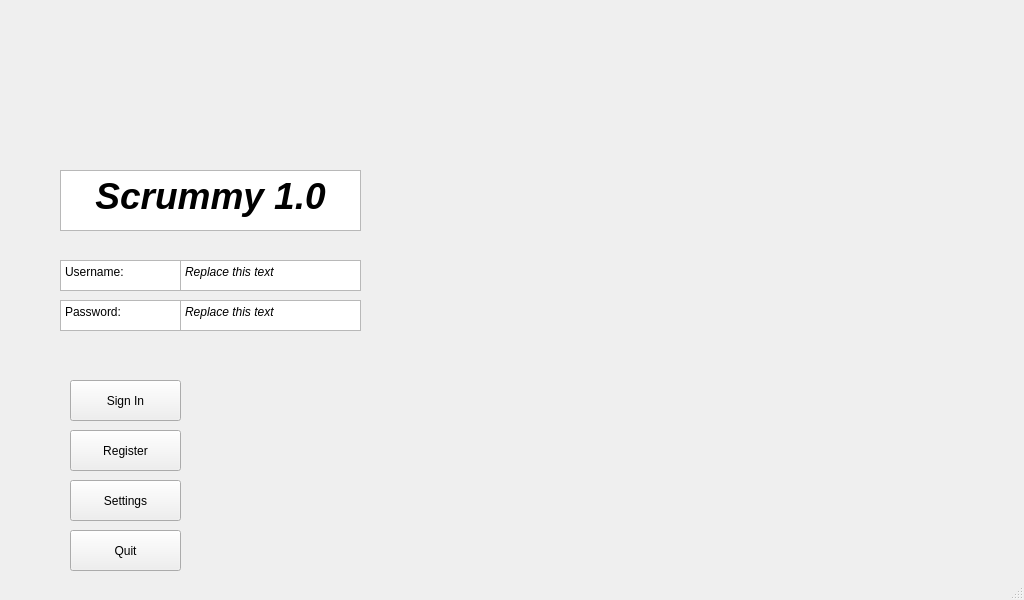
<?xml version="1.0" encoding="UTF-8"?>
<ui version="4.0">
 <class>MainWindow</class>
 <widget class="QMainWindow" name="MainWindow">
  <property name="geometry">
   <rect>
    <x>0</x>
    <y>0</y>
    <width>1024</width>
    <height>600</height>
   </rect>
  </property>
  <property name="minimumSize">
   <size>
    <width>1024</width>
    <height>600</height>
   </size>
  </property>
  <property name="windowTitle">
   <string>MainWindow</string>
  </property>
  <widget class="QWidget" name="centralwidget">
   <widget class="QTextBrowser" name="textBrowser">
    <property name="geometry">
     <rect>
      <x>60</x>
      <y>170</y>
      <width>301</width>
      <height>61</height>
     </rect>
    </property>
    <property name="html">
     <string>&lt;!DOCTYPE HTML PUBLIC &quot;-//W3C//DTD HTML 4.0//EN&quot; &quot;http://www.w3.org/TR/REC-html40/strict.dtd&quot;&gt;
&lt;html&gt;&lt;head&gt;&lt;meta name=&quot;qrichtext&quot; content=&quot;1&quot; /&gt;&lt;meta charset=&quot;utf-8&quot; /&gt;&lt;style type=&quot;text/css&quot;&gt;
p, li { white-space: pre-wrap; }
hr { height: 1px; border-width: 0; }
li.unchecked::marker { content: &quot;\2610&quot;; }
li.checked::marker { content: &quot;\2612&quot;; }
&lt;/style&gt;&lt;/head&gt;&lt;body style=&quot; font-family:'Segoe UI'; font-size:9pt; font-weight:400; font-style:normal;&quot;&gt;
&lt;p align=&quot;center&quot; style=&quot; margin-top:0px; margin-bottom:0px; margin-left:0px; margin-right:0px; -qt-block-indent:0; text-indent:0px;&quot;&gt;&lt;span style=&quot; font-size:28pt; font-weight:700; font-style:italic;&quot;&gt;Scrummy 1.0&lt;/span&gt;&lt;/p&gt;&lt;/body&gt;&lt;/html&gt;</string>
    </property>
   </widget>
   <widget class="QPushButton" name="pushButton">
    <property name="geometry">
     <rect>
      <x>70</x>
      <y>380</y>
      <width>111</width>
      <height>41</height>
     </rect>
    </property>
    <property name="text">
     <string>Sign In</string>
    </property>
   </widget>
   <widget class="QPushButton" name="registerbutton_main">
    <property name="geometry">
     <rect>
      <x>70</x>
      <y>430</y>
      <width>111</width>
      <height>41</height>
     </rect>
    </property>
    <property name="text">
     <string>Register</string>
    </property>
   </widget>
   <widget class="QPushButton" name="pushButton_3">
    <property name="geometry">
     <rect>
      <x>70</x>
      <y>480</y>
      <width>111</width>
      <height>41</height>
     </rect>
    </property>
    <property name="text">
     <string>Settings</string>
    </property>
   </widget>
   <widget class="QPushButton" name="pushButton_4">
    <property name="geometry">
     <rect>
      <x>70</x>
      <y>530</y>
      <width>111</width>
      <height>41</height>
     </rect>
    </property>
    <property name="text">
     <string>Quit</string>
    </property>
   </widget>
   <widget class="QTextEdit" name="textEdit">
    <property name="geometry">
     <rect>
      <x>180</x>
      <y>260</y>
      <width>181</width>
      <height>31</height>
     </rect>
    </property>
    <property name="html">
     <string>&lt;!DOCTYPE HTML PUBLIC &quot;-//W3C//DTD HTML 4.0//EN&quot; &quot;http://www.w3.org/TR/REC-html40/strict.dtd&quot;&gt;
&lt;html&gt;&lt;head&gt;&lt;meta name=&quot;qrichtext&quot; content=&quot;1&quot; /&gt;&lt;meta charset=&quot;utf-8&quot; /&gt;&lt;style type=&quot;text/css&quot;&gt;
p, li { white-space: pre-wrap; }
hr { height: 1px; border-width: 0; }
li.unchecked::marker { content: &quot;\2610&quot;; }
li.checked::marker { content: &quot;\2612&quot;; }
&lt;/style&gt;&lt;/head&gt;&lt;body style=&quot; font-family:'Segoe UI'; font-size:9pt; font-weight:400; font-style:normal;&quot;&gt;
&lt;p style=&quot; margin-top:0px; margin-bottom:0px; margin-left:0px; margin-right:0px; -qt-block-indent:0; text-indent:0px;&quot;&gt;&lt;span style=&quot; font-style:italic;&quot;&gt;Replace this text&lt;/span&gt;&lt;/p&gt;&lt;/body&gt;&lt;/html&gt;</string>
    </property>
   </widget>
   <widget class="QTextEdit" name="textEdit_2">
    <property name="geometry">
     <rect>
      <x>180</x>
      <y>300</y>
      <width>181</width>
      <height>31</height>
     </rect>
    </property>
    <property name="html">
     <string>&lt;!DOCTYPE HTML PUBLIC &quot;-//W3C//DTD HTML 4.0//EN&quot; &quot;http://www.w3.org/TR/REC-html40/strict.dtd&quot;&gt;
&lt;html&gt;&lt;head&gt;&lt;meta name=&quot;qrichtext&quot; content=&quot;1&quot; /&gt;&lt;meta charset=&quot;utf-8&quot; /&gt;&lt;style type=&quot;text/css&quot;&gt;
p, li { white-space: pre-wrap; }
hr { height: 1px; border-width: 0; }
li.unchecked::marker { content: &quot;\2610&quot;; }
li.checked::marker { content: &quot;\2612&quot;; }
&lt;/style&gt;&lt;/head&gt;&lt;body style=&quot; font-family:'Segoe UI'; font-size:9pt; font-weight:400; font-style:normal;&quot;&gt;
&lt;p style=&quot; margin-top:0px; margin-bottom:0px; margin-left:0px; margin-right:0px; -qt-block-indent:0; text-indent:0px;&quot;&gt;&lt;span style=&quot; font-style:italic;&quot;&gt;Replace this text&lt;/span&gt;&lt;/p&gt;&lt;/body&gt;&lt;/html&gt;</string>
    </property>
   </widget>
   <widget class="QTextBrowser" name="textBrowser_2">
    <property name="geometry">
     <rect>
      <x>60</x>
      <y>260</y>
      <width>121</width>
      <height>31</height>
     </rect>
    </property>
    <property name="html">
     <string>&lt;!DOCTYPE HTML PUBLIC &quot;-//W3C//DTD HTML 4.0//EN&quot; &quot;http://www.w3.org/TR/REC-html40/strict.dtd&quot;&gt;
&lt;html&gt;&lt;head&gt;&lt;meta name=&quot;qrichtext&quot; content=&quot;1&quot; /&gt;&lt;meta charset=&quot;utf-8&quot; /&gt;&lt;style type=&quot;text/css&quot;&gt;
p, li { white-space: pre-wrap; }
hr { height: 1px; border-width: 0; }
li.unchecked::marker { content: &quot;\2610&quot;; }
li.checked::marker { content: &quot;\2612&quot;; }
&lt;/style&gt;&lt;/head&gt;&lt;body style=&quot; font-family:'Segoe UI'; font-size:9pt; font-weight:400; font-style:normal;&quot;&gt;
&lt;p style=&quot; margin-top:0px; margin-bottom:0px; margin-left:0px; margin-right:0px; -qt-block-indent:0; text-indent:0px;&quot;&gt;Username:&lt;/p&gt;&lt;/body&gt;&lt;/html&gt;</string>
    </property>
   </widget>
   <widget class="QTextBrowser" name="textBrowser_3">
    <property name="geometry">
     <rect>
      <x>60</x>
      <y>300</y>
      <width>121</width>
      <height>31</height>
     </rect>
    </property>
    <property name="html">
     <string>&lt;!DOCTYPE HTML PUBLIC &quot;-//W3C//DTD HTML 4.0//EN&quot; &quot;http://www.w3.org/TR/REC-html40/strict.dtd&quot;&gt;
&lt;html&gt;&lt;head&gt;&lt;meta name=&quot;qrichtext&quot; content=&quot;1&quot; /&gt;&lt;meta charset=&quot;utf-8&quot; /&gt;&lt;style type=&quot;text/css&quot;&gt;
p, li { white-space: pre-wrap; }
hr { height: 1px; border-width: 0; }
li.unchecked::marker { content: &quot;\2610&quot;; }
li.checked::marker { content: &quot;\2612&quot;; }
&lt;/style&gt;&lt;/head&gt;&lt;body style=&quot; font-family:'Segoe UI'; font-size:9pt; font-weight:400; font-style:normal;&quot;&gt;
&lt;p style=&quot; margin-top:0px; margin-bottom:0px; margin-left:0px; margin-right:0px; -qt-block-indent:0; text-indent:0px;&quot;&gt;Password:&lt;/p&gt;&lt;/body&gt;&lt;/html&gt;</string>
    </property>
   </widget>
   <widget class="QLabel" name="bg_main">
    <property name="geometry">
     <rect>
      <x>-520</x>
      <y>-880</y>
      <width>2621</width>
      <height>1921</height>
     </rect>
    </property>
    <property name="text">
     <string/>
    </property>
   </widget>
   <zorder>bg_main</zorder>
   <zorder>textBrowser</zorder>
   <zorder>pushButton</zorder>
   <zorder>registerbutton_main</zorder>
   <zorder>pushButton_3</zorder>
   <zorder>pushButton_4</zorder>
   <zorder>textEdit</zorder>
   <zorder>textEdit_2</zorder>
   <zorder>textBrowser_2</zorder>
   <zorder>textBrowser_3</zorder>
  </widget>
  <widget class="QMenuBar" name="menubar">
   <property name="geometry">
    <rect>
     <x>0</x>
     <y>0</y>
     <width>1024</width>
     <height>21</height>
    </rect>
   </property>
  </widget>
  <widget class="QStatusBar" name="statusbar"/>
 </widget>
 <resources/>
 <connections/>
</ui>
